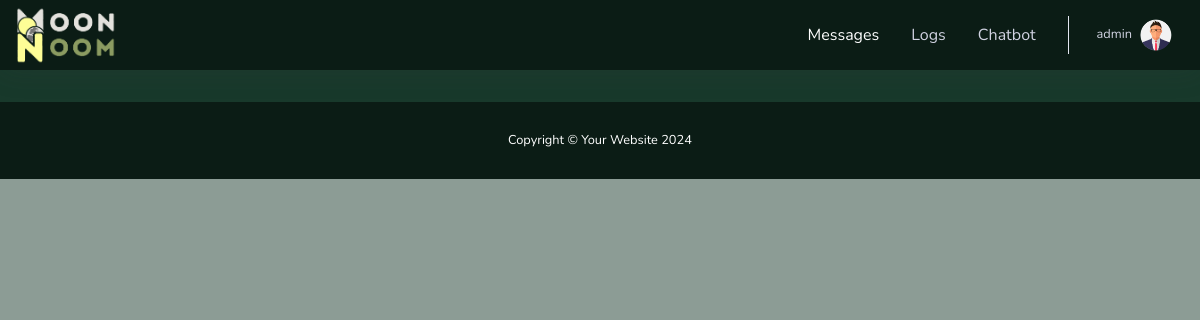
The page /student/articles.php (signed in) on the database as committed earlier.
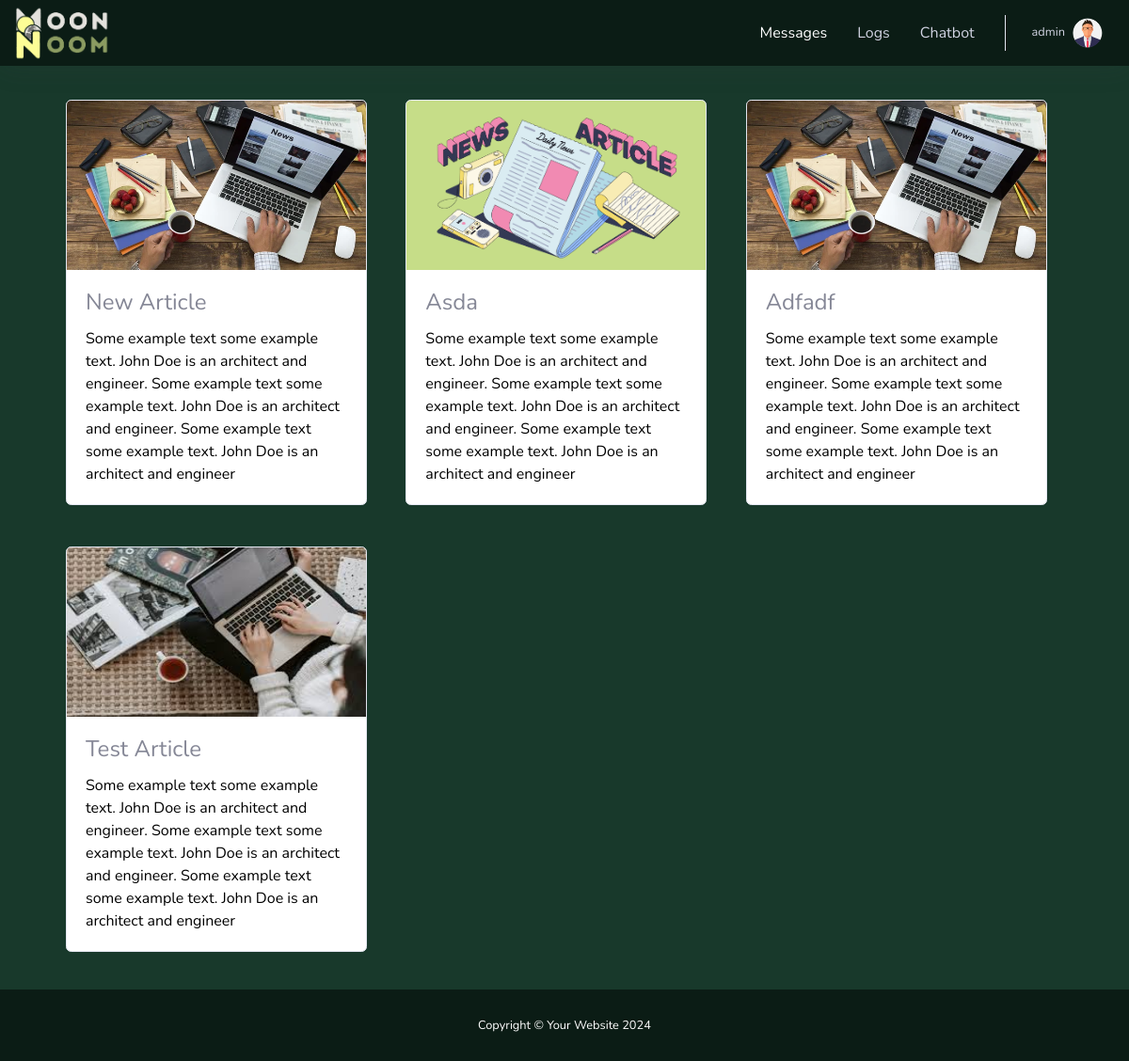
The same page on the database as committed later.
### tables this page shows
CREATE TABLE `users` (
  `user_id` int(11) NOT NULL,
  `username` varchar(255) DEFAULT NULL,
  `email` varchar(255) DEFAULT NULL,
  `password` text NOT NULL,
  `first_name` varchar(255) DEFAULT NULL,
  `last_name` varchar(255) DEFAULT NULL,
  `middle_name` varchar(255) DEFAULT NULL,
  `age` int(11) DEFAULT NULL,
  `about_yourself` text DEFAULT NULL,
  `phone` varchar(255) DEFAULT NULL,
  `profile` varchar(255) DEFAULT NULL,
  `user_salt` text DEFAULT NULL,
  `status` int(11) NOT NULL DEFAULT 1 COMMENT '0 = inactive, 1 = active',
  `type` int(11) DEFAULT 3 COMMENT '1=admin, 2=teacher, 3=student, 4=councilor',
  `create_at` timestamp NOT NULL DEFAULT current_timestamp()
);

CREATE TABLE `articles` (
  `id` int(11) NOT NULL,
  `user_id` int(11) NOT NULL,
  `article` varchar(255) NOT NULL,
  `content` text NOT NULL,
  `attachment` varchar(255) NOT NULL,
  `created_at` datetime NOT NULL,
  `updated_at` datetime NOT NULL
);

### classes.php (called while the page is built, shortened)
<?php
class User {
	protected $table_name = "users";
	public function getUserData($user_id) {
		$database = new Database();
		$user_id = intval($user_id);
		$query = "SELECT * FROM `".$this->table_name."` WHERE user_id = $user_id";
		$result = $database->emteDirectQuery($query, 'select');
        return $result;
	}
}
class Articles {
	public $table_name = "articles";
	public function getArticles() {
		$database = new Database();
    	$query = "SELECT `".$this->table_name."`.* FROM `".$this->table_name."` ORDER BY id DESC";
	    $result = $database->emteDirectQuery($query, 'select');
	    return $result;
	}
}
?>

### database.php (called while the page is built, shortened)
 <?php
class Database
{
    protected $_conn;
    public function open(){
        $conn = mysqli_connect(HOST, DB_USERNAME, DB_PASSWORD, DB_NAME);
        $this->_conn = $conn;
    }
    public function emteDirectQuery($sql ='', $type='select'){
        $status = null;
        $result = mysqli_query($this->_conn, $sql);
        switch ($type) {
            case 'select':
                if (mysqli_num_rows($result) > 0) {
                    while($row = mysqli_fetch_assoc($result)) {
                        $status[] = $row;
                    }
                }
                break;
        }
        return $status;
    }
}
?>

### student/articles.php (the view, shortened to what this page needs)
<?php
require_once('../database.php');
require_once('../classes.php');
$page_title = "Messages";
$user = new User();
$user_data = $user->getUserData($_SESSION['user_data']['user_id']);
$article = new Articles();
$articles = $article->getArticles();
include 'inc/header.php';
?>
    <div id="wrapper">
        <div id="content-wrapper" class="d-flex flex-column">
            <div id="content">
                <?php include 'inc/topbar.php'; ?>
                <div class="bg-secondary">
                    <div class="container">
                        <div class="row p-3">
                            <?php if($articles):
                                    foreach($articles as $article):
                            ?>
                            <div class="col-lg-4 col-md-4 col-sm-4">
                                <div class="card" style="width:20rem;margin:20px 0 24px 0">
                                  <img class="card-img-top" height="180" src="<?php echo base_url.$article['attachment']; ?>" alt="image" style="width:100%">
                                  <div class="card-body">
                                    <h4 class="card-title"><?php echo ucfirst($article['article']); ?></h4>
                                    <p class="card-text text-dark"><?php echo $article['content']; ?></p>
                                  </div>
                                </div>
                            </div>
                            <?php endforeach; endif; ?>
                        </div>
                    </div>
                </div>
            </div>
            <footer class="sticky-footer">
                <div class="container my-auto">
                    <div class="copyright text-center my-auto">
                        <span>Copyright &copy; Your Website <?php echo date('Y'); ?></span>
                    </div>
                </div>
            </footer>
        </div>
    </div>
<?php include 'inc/footer.php'; ?>

### student/inc/header.php (shortened to what this page needs)
<!DOCTYPE html>
<html lang="en">
<head>
    <link href="<?php echo base_url.'admin'; ?>/assets/vendor/fontawesome-free/css/all.min.css" rel="stylesheet" type="text/css">
    <link href="<?php echo base_url.'admin'; ?>/assets/css/sb-admin-2.min.css" rel="stylesheet">
    <link rel="stylesheet" type="text/css" href="//cdn.datatables.net/2.1.8/css/dataTables.dataTables.min.css">
</head>
<body id="page-top">

### student/inc/topbar.php (shortened to what this page needs)
<nav class="navbar navbar-expand navbar-light topbar static-top shadow">
    <ul class="navbar-nav">
        <a class="navbar-brand" href="<?php echo base_url.'student' ?>"><img class="img-responsive" width="100" src="<?php echo base_url.'uploads/images/logo.png'; ?>" /></a>
    </ul>
    <ul class="navbar-nav ml-auto">
        <li class="nav-item dropdown no-arrow mx-1">
            <a class="nav-link <?php if($page_title == 'Messages'){ echo 'active';} ?>" href="messages.php">
                Messages
            </a>
        </li>
        <li class="nav-item dropdown no-arrow mx-1">
            <a class="nav-link <?php if($page_title == 'Logs'){ echo 'active';} ?>" href="logs.php">
                Logs
            </a>
        </li>
        <li class="nav-item dropdown no-arrow mx-1">
            <a class="nav-link <?php if($page_title == 'Chatbot'){ echo 'active';} ?>" href="chatbot.php">
                Chatbot
            </a>
        </li>
        <li class="nav-item dropdown no-arrow">
            <a class="nav-link dropdown-toggle" href="#" id="userDropdown" role="button"
                data-toggle="dropdown" aria-haspopup="true" aria-expanded="false">
                <span class="mr-2 d-none d-lg-inline small"><?php echo isset($user_data['username'])?$user_data['username']:$user_data[0]['username']; ?></span>
                <img class="img-profile rounded-circle"
                    src="<?php echo isset($user_data[0]['profile']) ? base_url.$user_data[0]['profile'] :  base_url.'uploads/profile/profile.png'; ?>">
            </a>
        </li>
    </ul>
</nav>

### student/inc/footer.php (shortened to what this page needs)
</body>
</html>

### student/inc/header.php (style rules this page uses)
body, #content { background-color: #8c9c95 !important; }
.navbar, footer { background-color: #0b1c15 !important; color: #fff; }
.text-dark { color: #000 !important; }
.bg-secondary { background-color: #18392b !important; }
.nav-link.active { color: #fff !important; }

Rows that differ between the two databases and show on the page:
added articles: attachment (picture), article "New Article", content "Some example text some example text. John Doe is an architect and engineer. Some example text some example text. John Doe is an architect and engineer. Some example text some example text. John Doe is an architect and engineer"
added articles: attachment (picture), article "Asda", content "Some example text some example text. John Doe is an architect and engineer. Some example text some example text. John Doe is an architect and engineer. Some example text some example text. John Doe is an architect and engineer"
added articles: attachment (picture), article "Adfadf", content "Some example text some example text. John Doe is an architect and engineer. Some example text some example text. John Doe is an architect and engineer. Some example text some example text. John Doe is an architect and engineer"
added articles: attachment (picture), article "Test Article", content "Some example text some example text. John Doe is an architect and engineer. Some example text some example text. John Doe is an architect and engineer. Some example text some example text. John Doe is an architect and engineer"
